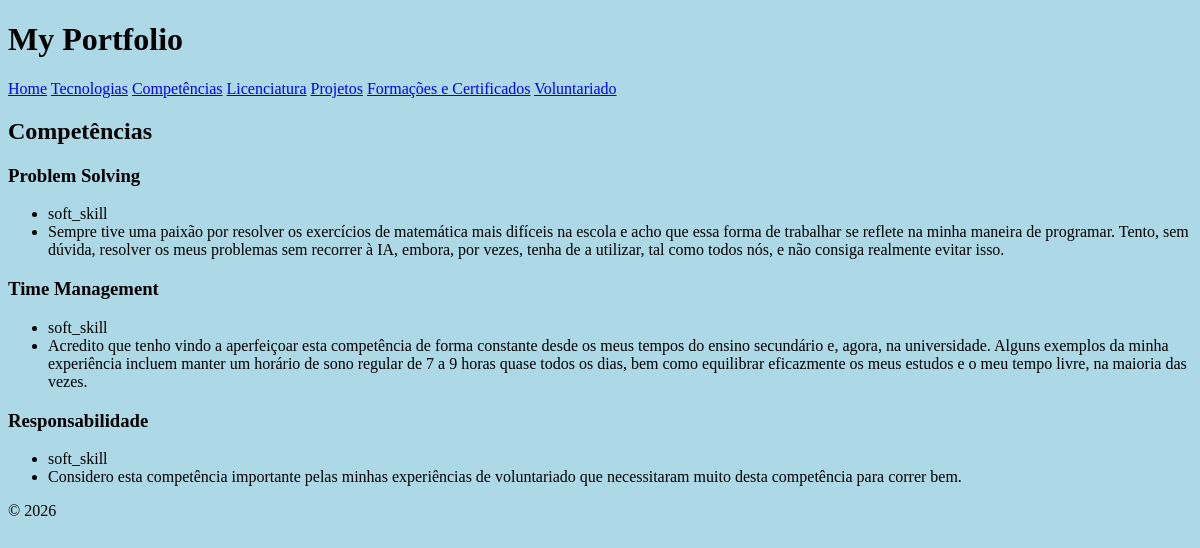
The page /competencias/ on the database its author committed.
### portfolio/models.py (models this page shows, shortened)
class Competencia(models.Model):
    TIPO_CHOICES = [
        ('soft_skill', 'Soft Skill'),
        ('tecnologia', 'Tecnologia'),
        ('hard_skill', 'Hard Skill'),
    ]
    nome = models.CharField(max_length=100)
    tipo = models.CharField(max_length=20, choices=TIPO_CHOICES)
    descricao = models.TextField()

### portfolio/views.py (the view)
# urls.py: path('competencias/',views.competencias_view, name="competencias"),
def competencias_view(request):
    competencias = Competencia.objects.all()
    return render(request,'portfolio/competencias.html',{'competencias':competencias} )

### portfolio/templates/portfolio/competencias.html
{% extends "portfolio/index.html" %}
{% block content %}
    <h2>Competências</h2>
    <div>
        <section>
        {% for competencia in competencias %}
        <article>
            <header>
                <h3>{{ competencia.nome }}</h3>
            </header>
            <section>
                <ul>
                    <li>{{competencia.tipo}}</li>
                    <li>{{competencia.descricao}}</li>
                </ul>
            </section>
        </article>
        {% endfor %}
        </section>
    </div>
{% endblock %}

### portfolio/static/portfolio/indexStyle.css (style rules this page uses)
* { background-color: lightblue; }

### rows shown on the page
Competencia: nome "Problem Solving", tipo "soft_skill", descricao "Sempre tive uma paixão por resolver os exercícios de matemática mais difíceis na escola e acho que essa forma de trabalhar se reflete na minha maneira de programar. Tento, sem dúvida, resolver os meus problemas sem recorrer à IA, embora, por vezes, tenha de a utilizar, tal como todos nós, e não consiga realmente evitar isso."
Competencia: nome "Time Management", tipo "soft_skill", descricao "Acredito que tenho vindo a aperfeiçoar esta competência de forma constante desde os meus tempos do ensino secundário e, agora, na universidade. Alguns exemplos da minha experiência incluem manter um horário de sono regular de 7 a 9 horas quase todos os dias, bem como equilibrar eficazmente os meus estudos e o meu tempo livre, na maioria das vezes."
Competencia: nome "Responsabilidade", tipo "soft_skill", descricao "Considero esta competência importante pelas minhas experiências de voluntariado que necessitaram muito desta competência para correr bem."
